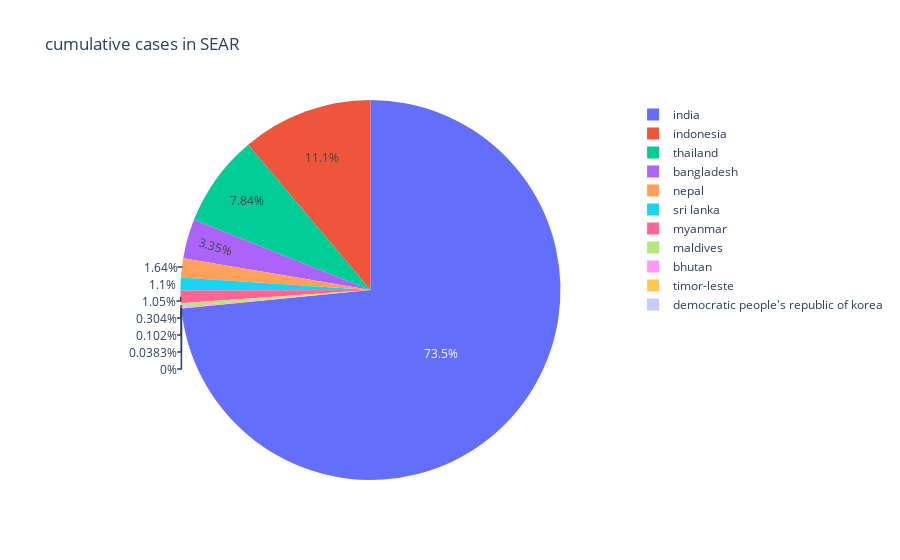

Write notebook code for a chart like this one.
### Code cell
fig = px.pie(max_cases_SEAR_df, values='cumulative_cases', names='country', title="cumulative cases in SEAR")
fig.show()

### Figure 1 — Plotly figure (JSON) as saved in the notebook; plotly's stock layout.template omitted (floating-point values rounded to 4 significant figures)
{"data": [{"domain": {"x": [0, 1], "y": [0, 1]}, "hovertemplate": "country=%{label}<br>cumulative_cases=%{value}<extra></extra>", "labels": ["bangladesh", "bhutan", "democratic people's republic of korea", "india", "indonesia", "maldives", "myanmar", "nepal", "sri lanka", "thailand", "timor-leste"], "legendgroup": "", "name": "", "showlegend": true, "type": "pie", "values": [2051486, 62697, 0, 45044346, 6829789, 186694, 643231, 1003450, 672809, 4804750, 23460]}], "layout": {"legend": {"tracegroupgap": 0}, "title": {"text": "cumulative cases in SEAR"}}}
